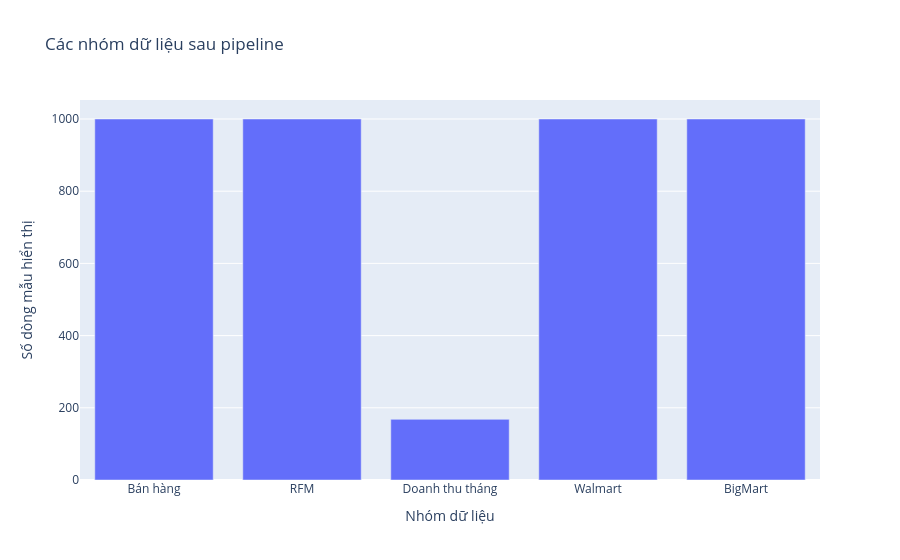

Notebook code for this chart:
### Markdown cell above
## Minh họa kết quả pipeline

Biểu đồ này cho thấy quy mô dòng dữ liệu của các nhóm chính. Đây là phần minh họa để trình bày, không tạo thêm file.

### Code cell
row_counts = pd.DataFrame({
    'Nhóm dữ liệu': list(tables),
    'Số dòng mẫu hiển thị': [len(pd.read_csv(PROCESSED / f, nrows=1000, low_memory=False)) for f in tables.values()]
})
px.bar(row_counts, x='Nhóm dữ liệu', y='Số dòng mẫu hiển thị', title='Các nhóm dữ liệu sau pipeline')

### Figure 1 — Plotly figure (JSON) as saved in the notebook; plotly's stock layout.template omitted (floating-point values rounded to 4 significant figures)
{"data": [{"hovertemplate": "Nhóm dữ liệu=%{x}<br>Số dòng mẫu hiển thị=%{y}<extra></extra>", "legendgroup": "", "marker": {"color": "#636efa", "pattern": {"shape": ""}}, "name": "", "orientation": "v", "showlegend": false, "textposition": "auto", "type": "bar", "x": ["Bán hàng", "RFM", "Doanh thu tháng", "Walmart", "BigMart"], "xaxis": "x", "y": [1000, 1000, 168, 1000, 1000], "yaxis": "y"}], "layout": {"barmode": "relative", "legend": {"tracegroupgap": 0}, "title": {"text": "Các nhóm dữ liệu sau pipeline"}, "xaxis": {"anchor": "y", "domain": [0, 1], "title": {"text": "Nhóm dữ liệu"}}, "yaxis": {"anchor": "x", "domain": [0, 1], "title": {"text": "Số dòng mẫu hiển thị"}}}}
